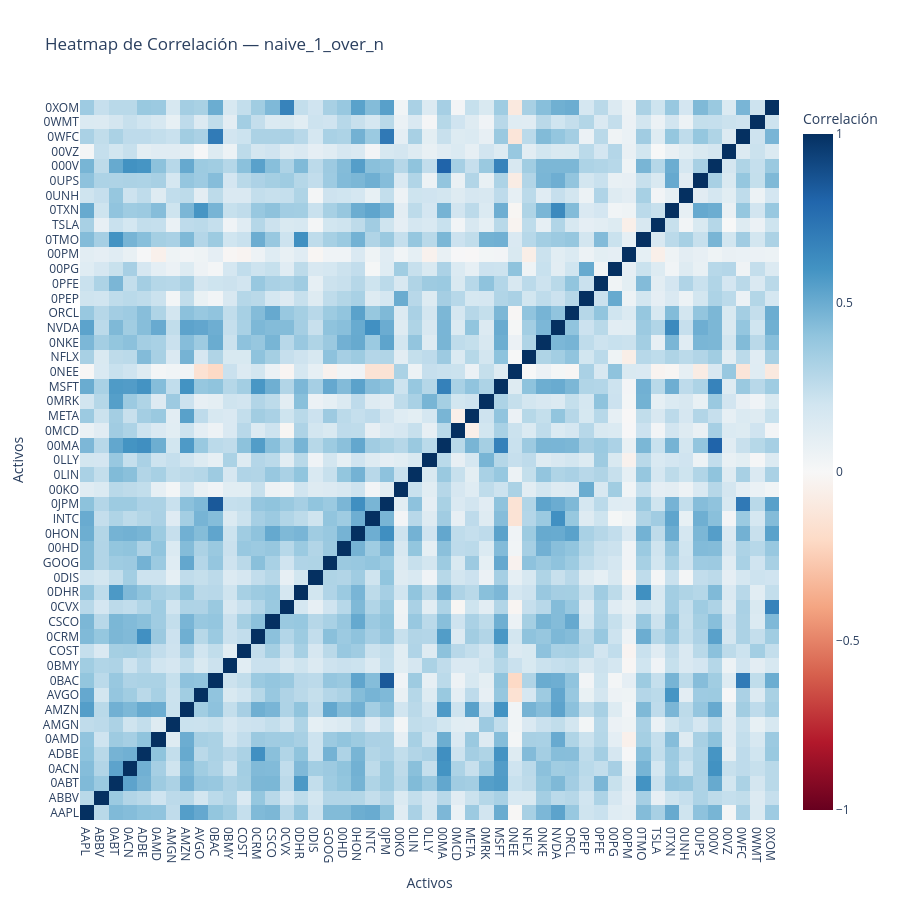

Source (notebook cell):
### Code cell
p.corr_heatmap()

### Figure 1 — Plotly figure (JSON) as saved in the notebook; plotly's stock layout.template omitted (floating-point values rounded to 4 significant figures; data arrays with more than 128 entries replaced by an {"elided": "..."} marker saying what was removed)
{"data": [{"colorbar": {"title": {"text": "Correlación"}}, "colorscale": [[0, "rgb(103,0,31)"], [0.1, "rgb(178,24,43)"], [0.2, "rgb(214,96,77)"], [0.3, "rgb(244,165,130)"], [0.4, "rgb(253,219,199)"], [0.5, "rgb(247,247,247)"], [0.6, "rgb(209,229,240)"], [0.7, "rgb(146,197,222)"], [0.8, "rgb(67,147,195)"], [0.9, "rgb(33,102,172)"], [1, "rgb(5,48,97)"]], "hoverinfo": "text", "text": {"elided": "49x49 str values"}, "type": "heatmap", "x": ["AAPL", "ABBV", "0ABT", "0ACN", "ADBE", "0AMD", "AMGN", "AMZN", "AVGO", "0BAC", "0BMY", "COST", "0CRM", "CSCO", "0CVX", "0DHR", "0DIS", "GOOG", "00HD", "0HON", "INTC", "0JPM", "00KO", "0LIN", "0LLY", "00MA", "0MCD", "META", "0MRK", "MSFT", "0NEE", "NFLX", "0NKE", "NVDA", "ORCL", "0PEP", "0PFE", "00PG", "00PM", "0TMO", "TSLA", "0TXN", "0UNH", "0UPS", "000V", "00VZ", "0WFC", "0WMT", "0XOM"], "y": ["AAPL", "ABBV", "0ABT", "0ACN", "ADBE", "0AMD", "AMGN", "AMZN", "AVGO", "0BAC", "0BMY", "COST", "0CRM", "CSCO", "0CVX", "0DHR", "0DIS", "GOOG", "00HD", "0HON", "INTC", "0JPM", "00KO", "0LIN", "0LLY", "00MA", "0MCD", "META", "0MRK", "MSFT", "0NEE", "NFLX", "0NKE", "NVDA", "ORCL", "0PEP", "0PFE", "00PG", "00PM", "0TMO", "TSLA", "0TXN", "0UNH", "0UPS", "000V", "00VZ", "0WFC", "0WMT", "0XOM"], "z": {"elided": "49x49 float values"}, "zmax": 1, "zmin": -1}], "layout": {"height": 900, "paper_bgcolor": "white", "plot_bgcolor": "white", "title": {"text": "Heatmap de Correlación — naive_1_over_n"}, "width": 900, "xaxis": {"showgrid": false, "title": {"text": "Activos"}}, "yaxis": {"showgrid": false, "title": {"text": "Activos"}}}}
